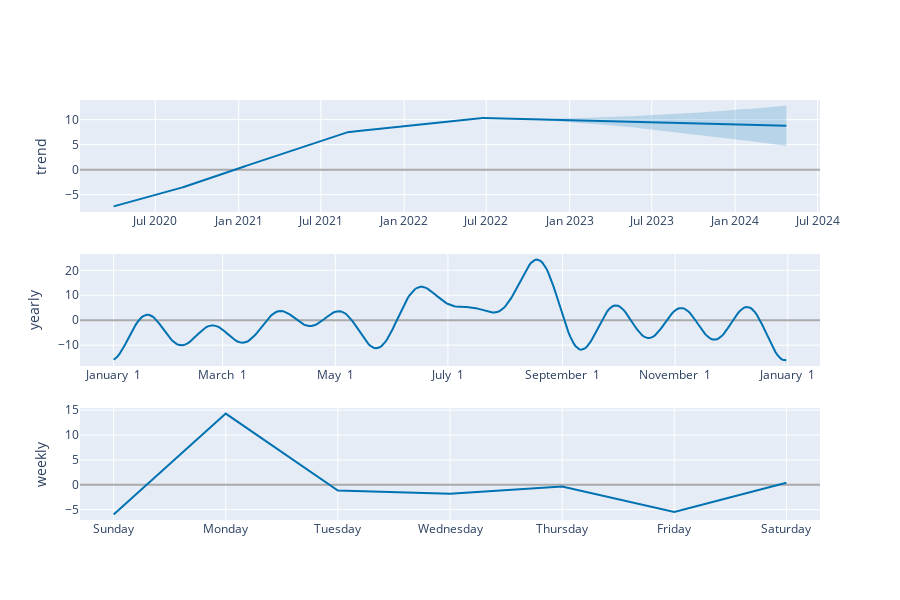

The notebook cell this image was saved under:
### Code cell
from prophet.plot import plot_plotly, plot_components_plotly

plot_components_plotly(m, forecast)

### Figure 1 — Plotly figure (JSON) as saved in the notebook; plotly's stock layout.template omitted (floating-point values rounded to 4 significant figures; data arrays with more than 128 entries replaced by an {"elided": "..."} marker saying what was removed)
{"data": [{"line": {"color": "#0072B2", "width": 2}, "mode": "lines", "name": "trend", "type": "scatter", "x": {"elided": "1219 str values"}, "xaxis": "x", "y": {"elided": "1219 float values"}, "yaxis": "y"}, {"line": {"color": "rgba(0, 114, 178, 0.2)", "width": 0}, "mode": "lines", "name": "trend_upper", "type": "scatter", "x": {"elided": "1219 str values"}, "xaxis": "x", "y": {"elided": "1219 float values"}, "yaxis": "y"}, {"fill": "tonexty", "fillcolor": "rgba(0, 114, 178, 0.2)", "line": {"color": "rgba(0, 114, 178, 0.2)", "width": 0}, "mode": "lines", "name": "trend_lower", "type": "scatter", "x": {"elided": "1219 str values"}, "xaxis": "x", "y": {"elided": "1219 float values"}, "yaxis": "y"}, {"line": {"color": "#0072B2", "width": 2}, "mode": "lines", "name": "yearly", "type": "scatter", "x": {"elided": "365 str values"}, "xaxis": "x2", "y": {"elided": "365 float values"}, "yaxis": "y2"}, {"line": {"color": "#0072B2", "width": 2}, "mode": "lines", "name": "weekly", "type": "scatter", "x": ["2017-01-01T00:00:00", "2017-01-02T00:00:00", "2017-01-03T00:00:00", "2017-01-04T00:00:00", "2017-01-05T00:00:00", "2017-01-06T00:00:00", "2017-01-07T00:00:00"], "xaxis": "x3", "y": [-5.95, 14.32, -1.148, -1.776, -0.3652, -5.478, 0.4007], "yaxis": "y3"}], "layout": {"height": 600, "showlegend": false, "width": 900, "xaxis": {"anchor": "y", "domain": [0, 1], "range": ["2020-01-16T19:12:00", "2024-07-06T04:48:00"], "type": "date"}, "xaxis2": {"anchor": "y2", "domain": [0, 1], "range": ["2016-12-13T18:54:02.958904115", "2018-01-18T11:04:57.863013581"], "tickformat": "%B %e", "type": "date"}, "xaxis3": {"anchor": "y3", "domain": [0, 1], "range": ["2016-12-31T16:48:00", "2017-01-07T07:12:00"], "tickformat": "%A", "type": "date"}, "yaxis": {"anchor": "x", "domain": [0.7333, 1], "rangemode": "normal", "title": {"text": "trend"}, "zerolinecolor": "#AAA"}, "yaxis2": {"anchor": "x2", "domain": [0.3667, 0.6333], "title": {"text": "yearly"}, "zerolinecolor": "#AAA"}, "yaxis3": {"anchor": "x3", "domain": [0, 0.2667], "title": {"text": "weekly"}, "zerolinecolor": "#AAA"}}}
